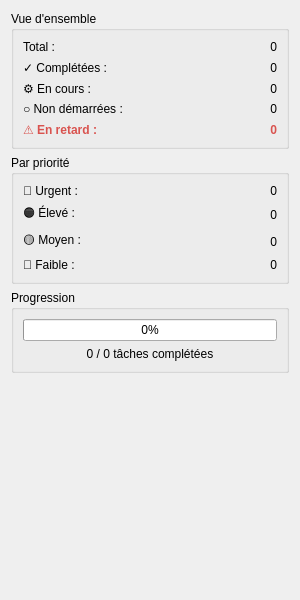
<?xml version="1.0" encoding="UTF-8"?>
<ui version="4.0">
 <class>StatisticsWidget</class>
 <widget class="QWidget" name="StatisticsWidget">
  <property name="geometry">
   <rect>
    <x>0</x>
    <y>0</y>
    <width>300</width>
    <height>600</height>
   </rect>
  </property>
  <property name="windowTitle">
   <string>Statistiques</string>
  </property>
  <layout class="QVBoxLayout" name="verticalLayout">
   <item>
    <widget class="QGroupBox" name="groupBoxGeneral">
     <property name="title">
      <string>Vue d'ensemble</string>
     </property>
     <layout class="QFormLayout" name="formLayout">
      <item row="0" column="0">
       <widget class="QLabel" name="labelTotalText">
        <property name="text">
         <string>Total :</string>
        </property>
       </widget>
      </item>
      <item row="0" column="1">
       <widget class="QLabel" name="labelTotal">
        <property name="text">
         <string>0</string>
        </property>
        <property name="alignment">
         <set>Qt::AlignmentFlag::AlignRight|Qt::AlignmentFlag::AlignTrailing|Qt::AlignmentFlag::AlignVCenter</set>
        </property>
       </widget>
      </item>
      <item row="1" column="0">
       <widget class="QLabel" name="labelCompletedText">
        <property name="text">
         <string>✓ Complétées :</string>
        </property>
       </widget>
      </item>
      <item row="1" column="1">
       <widget class="QLabel" name="labelCompleted">
        <property name="text">
         <string>0</string>
        </property>
        <property name="alignment">
         <set>Qt::AlignmentFlag::AlignRight|Qt::AlignmentFlag::AlignTrailing|Qt::AlignmentFlag::AlignVCenter</set>
        </property>
       </widget>
      </item>
      <item row="2" column="0">
       <widget class="QLabel" name="labelInProgressText">
        <property name="text">
         <string>⚙ En cours :</string>
        </property>
       </widget>
      </item>
      <item row="2" column="1">
       <widget class="QLabel" name="labelInProgress">
        <property name="text">
         <string>0</string>
        </property>
        <property name="alignment">
         <set>Qt::AlignmentFlag::AlignRight|Qt::AlignmentFlag::AlignTrailing|Qt::AlignmentFlag::AlignVCenter</set>
        </property>
       </widget>
      </item>
      <item row="3" column="0">
       <widget class="QLabel" name="labelNotStartedText">
        <property name="text">
         <string>○ Non démarrées :</string>
        </property>
       </widget>
      </item>
      <item row="3" column="1">
       <widget class="QLabel" name="labelNotStarted">
        <property name="text">
         <string>0</string>
        </property>
        <property name="alignment">
         <set>Qt::AlignmentFlag::AlignRight|Qt::AlignmentFlag::AlignTrailing|Qt::AlignmentFlag::AlignVCenter</set>
        </property>
       </widget>
      </item>
      <item row="4" column="0">
       <widget class="QLabel" name="labelOverdueText">
        <property name="text">
         <string>⚠ En retard :</string>
        </property>
        <property name="styleSheet">
         <string notr="true">color: #d9534f; font-weight: bold;</string>
        </property>
       </widget>
      </item>
      <item row="4" column="1">
       <widget class="QLabel" name="labelOverdue">
        <property name="text">
         <string>0</string>
        </property>
        <property name="styleSheet">
         <string notr="true">color: #d9534f; font-weight: bold;</string>
        </property>
        <property name="alignment">
         <set>Qt::AlignmentFlag::AlignRight|Qt::AlignmentFlag::AlignTrailing|Qt::AlignmentFlag::AlignVCenter</set>
        </property>
       </widget>
      </item>
     </layout>
    </widget>
   </item>
   <item>
    <widget class="QGroupBox" name="groupBoxPriority">
     <property name="title">
      <string>Par priorité</string>
     </property>
     <layout class="QFormLayout" name="formLayout_2">
      <item row="0" column="0">
       <widget class="QLabel" name="labelCriticalText">
        <property name="text">
         <string>🔴 Urgent :</string>
        </property>
       </widget>
      </item>
      <item row="0" column="1">
       <widget class="QLabel" name="labelCritical">
        <property name="text">
         <string>0</string>
        </property>
        <property name="alignment">
         <set>Qt::AlignmentFlag::AlignRight|Qt::AlignmentFlag::AlignTrailing|Qt::AlignmentFlag::AlignVCenter</set>
        </property>
       </widget>
      </item>
      <item row="1" column="0">
       <widget class="QLabel" name="labelHighText">
        <property name="text">
         <string>🟠 Élevé :</string>
        </property>
       </widget>
      </item>
      <item row="1" column="1">
       <widget class="QLabel" name="labelHigh">
        <property name="text">
         <string>0</string>
        </property>
        <property name="alignment">
         <set>Qt::AlignmentFlag::AlignRight|Qt::AlignmentFlag::AlignTrailing|Qt::AlignmentFlag::AlignVCenter</set>
        </property>
       </widget>
      </item>
      <item row="2" column="0">
       <widget class="QLabel" name="labelMediumText">
        <property name="text">
         <string>🟡 Moyen :</string>
        </property>
       </widget>
      </item>
      <item row="2" column="1">
       <widget class="QLabel" name="labelMedium">
        <property name="text">
         <string>0</string>
        </property>
        <property name="alignment">
         <set>Qt::AlignmentFlag::AlignRight|Qt::AlignmentFlag::AlignTrailing|Qt::AlignmentFlag::AlignVCenter</set>
        </property>
       </widget>
      </item>
      <item row="3" column="0">
       <widget class="QLabel" name="labelLowText">
        <property name="text">
         <string>🔵 Faible :</string>
        </property>
       </widget>
      </item>
      <item row="3" column="1">
       <widget class="QLabel" name="labelLow">
        <property name="text">
         <string>0</string>
        </property>
        <property name="alignment">
         <set>Qt::AlignmentFlag::AlignRight|Qt::AlignmentFlag::AlignTrailing|Qt::AlignmentFlag::AlignVCenter</set>
        </property>
       </widget>
      </item>
     </layout>
    </widget>
   </item>
   <item>
    <widget class="QGroupBox" name="groupBoxProgress">
     <property name="title">
      <string>Progression</string>
     </property>
     <layout class="QVBoxLayout" name="verticalLayout_3">
      <item>
       <widget class="QProgressBar" name="progressBar">
        <property name="value">
         <number>0</number>
        </property>
        <property name="textVisible">
         <bool>true</bool>
        </property>
        <property name="format">
         <string>%p%</string>
        </property>
       </widget>
      </item>
      <item>
       <widget class="QLabel" name="labelProgressText">
        <property name="text">
         <string>0 / 0 tâches complétées</string>
        </property>
        <property name="alignment">
         <set>Qt::AlignmentFlag::AlignCenter</set>
        </property>
       </widget>
      </item>
     </layout>
    </widget>
   </item>
   <item>
    <spacer name="verticalSpacer">
     <property name="orientation">
      <enum>Qt::Orientation::Vertical</enum>
     </property>
     <property name="sizeHint" stdset="0">
      <size>
       <width>20</width>
       <height>40</height>
      </size>
     </property>
    </spacer>
   </item>
  </layout>
 </widget>
 <resources/>
 <connections/>
</ui>
